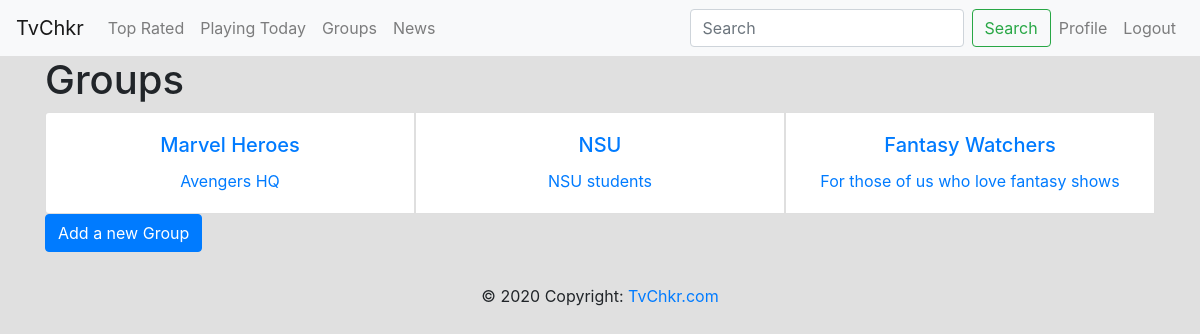
/groups/ (signed in), run on the app's committed database.
### users/models.py (models this page shows, shortened)
class Group(models.Model):
    name = models.CharField(max_length=128)
    members = models.ManyToManyField(User, through='Membership')
    image = models.ImageField(default='default.jpg', upload_to='profile_pics')
    about = models.CharField(default="", max_length=200)

### tv/views.py (the view)
# urls.py: path('groups/', GroupListView.as_view(), name='groups'),
class GroupListView(ListView):
    model = Group
    context_object_name = 'groups'
    template_name = 'tv/groups.html'

### tv/templates/tv/groups.html (shortened to what this page needs)
{% extends "tv/base.html" %}
{% block content %}
<h1>Groups</h1>
<div class="card-group">
    {% for group in groups %}
  <div class="card text-center">
    <a class="text-decoration-none" href = "{% url 'group-detail' group.id %}">
    <div class="card-body">
      <h5 class="card-title">{{ group.name }}</h5>
      <p class="card-text">{{ group.about }}</p>
    </div>
  </div>
{% endfor %}
</div>
<a class="btn btn-primary" href="{% url 'group-create' %}">Add a new Group</a>
{%  endblock content %}

### data on the page
Group: name "Marvel Heroes", about "Avengers HQ"
Group: name "NSU", about "NSU students"
Group: name "Fantasy Watchers", about "For those of us who love fantasy shows"
